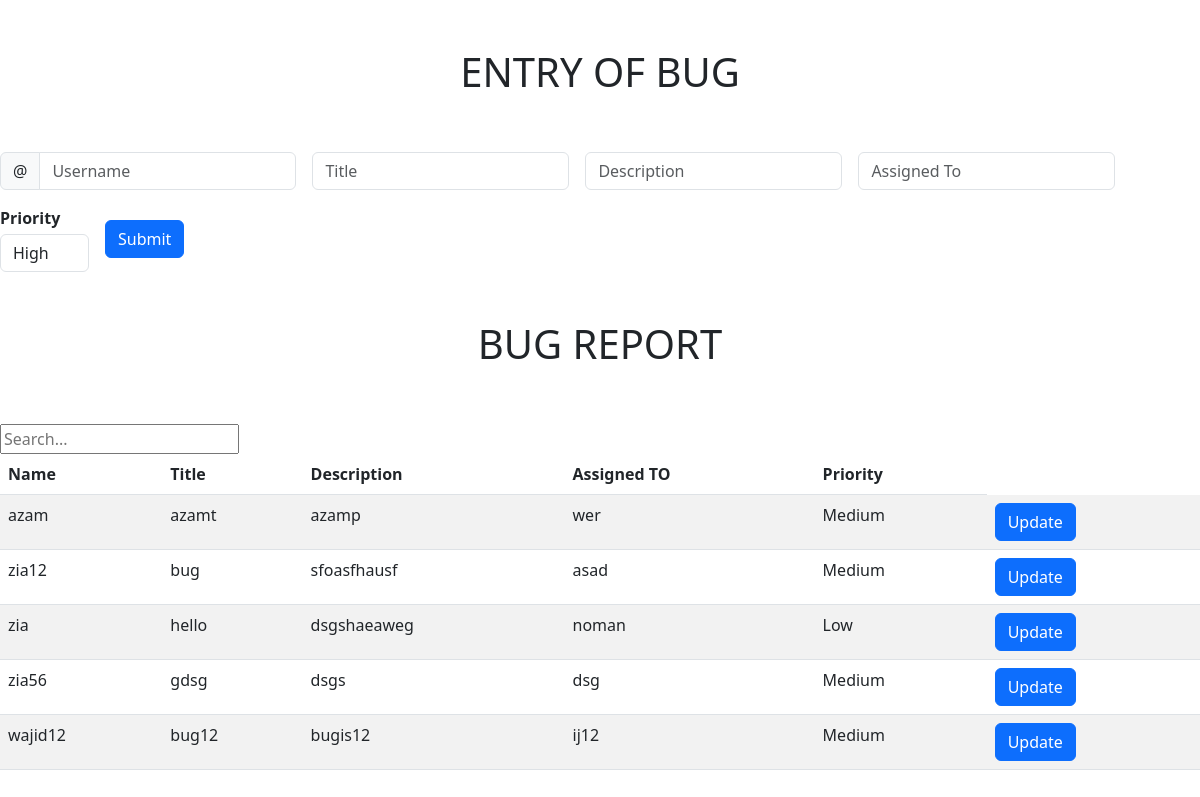
Page /dashboard.php on the committed database.
### tables this page shows
CREATE TABLE `bug_reports` (
  `id` int(11) NOT NULL,
  `title` varchar(56) NOT NULL,
  `description` varchar(56) NOT NULL,
  `priority` varchar(56) NOT NULL,
  `assigned_to` varchar(56) NOT NULL,
  `name` varchar(50) NOT NULL
);

### model/crud.php (called while the page is built, shortened)
<?php
function connection()
{
	$host="localhost";
	$user = "root";
	$password= "";
	$db_name="test";
	$conn=mysqli_connect($host,$user,$password,$db_name);
	return $conn;
}
	function query_exec($query)
	{
		$conn=connection();
		$result= mysqli_query($conn,$query);
		return $result;
	}
?>

### dashboard.php (the view, shortened to what this page needs)
<?php
require_once("model/crud.php");
?>
<!DOCTYPE html>
<html lang="en">
<head>
    <link rel="stylesheet" type="text/css" href="">
    <link rel="stylesheet" href="https://cdn.datatables.net/1.13.6/css/dataTables.bootstrap5.min.css">
    <link rel="stylesheet" href="https://cdnjs.cloudflare.com/ajax/libs/twitter-bootstrap/5.3.0/css/bootstrap.min.css">
</head>
<body>
<br><br>
<center><h1>ENTRY OF BUG</h1></center>
<br><br>
<form method="post" action="dashboard.php" class="row row-cols-lg-auto g-3 align-items-center">
<div class="col-12">
    <div class="input-group">
      <div class="input-group-text">@</div>
      <input type="text" name="name" class="form-control"  id="inlineFormInputGroupUsername" placeholder="Username" />
    </div>
  </div>
  <div class="col-12">
    <div class="input-group">
      <input type="text" name="title"  class="form-control" id="inlineFormInputGroupUsername" placeholder="Title" />
    </div>
</div>
<div class="col-12">
    <div class="input-group">
      <input type="text" class="form-control"  id="inlineFormInputGroupUsername" name="desc" placeholder="Description"  />
    </div>
</div>
<div class="col-12">
    <div class="input-group">
      <input type="text" class="form-control"  id="inlineFormInputGroupUsername" name="assign" placeholder="Assigned To" />
    </div>
</div>
  <div class="col-12">
  <label class="mb-1"><strong>Priority</strong></label>
      <select class="form-control" name="prio">
		<option value="High">High</option>
	</select>
  </div>
  <div class="col-12">
    <button type="submit" name="submit" class="btn btn-primary">Submit</button>
  </div>
</form>
<br><br>
<center><h1>BUG REPORT</h1></center>
<br><br>
<input type="text" id="searchInput" placeholder="Search..." onkeyup="searchTable()">
<table id="example" class="table table-striped" style="width:100%">
        <thead>
            <tr>
                <th>Name</th>
                <th>Title</th>
                <th>Description</th>
                <th>Assigned TO</th>
                <th>Priority</th>
            </tr>
        </thead>
        <tbody>
        <?php
            $query = "SELECT * FROM `bug_reports`";
            $result = query_exec($query);
            while ($arrival = mysqli_fetch_array($result)) {
                        ?>
            <tr>
                <td><?php echo $arrival["name"] ?></td>
                <td><?php echo $arrival["title"] ?></td>
                <td><?php echo $arrival["description"] ?></td>
                <td><?php echo $arrival["assigned_to"] ?></td>
                <td><?php echo $arrival["priority"] ?></td>
                <td><a href="create_bug.php?u_id=<?php echo $arrival["id"] ?>"><button type="submit" class="btn btn-primary">Update</button></td>
            </tr>
                <?php } ?>
        </tbody>
    </table>
</body>
</html>

### rows in the picture
bug_reports: name "azam", title "azamt", description "azamp", assigned_to "wer", priority "Medium"
bug_reports: name "zia12", title "bug", description "sfoasfhausf", assigned_to "asad", priority "Medium"
bug_reports: name "zia", title "hello", description "dsgshaeaweg", assigned_to "noman", priority "Low"
bug_reports: name "zia56", title "gdsg", description "dsgs", assigned_to "dsg", priority "Medium"
bug_reports: name "wajid12", title "bug12", description "bugis12", assigned_to "ij12", priority "Medium"
